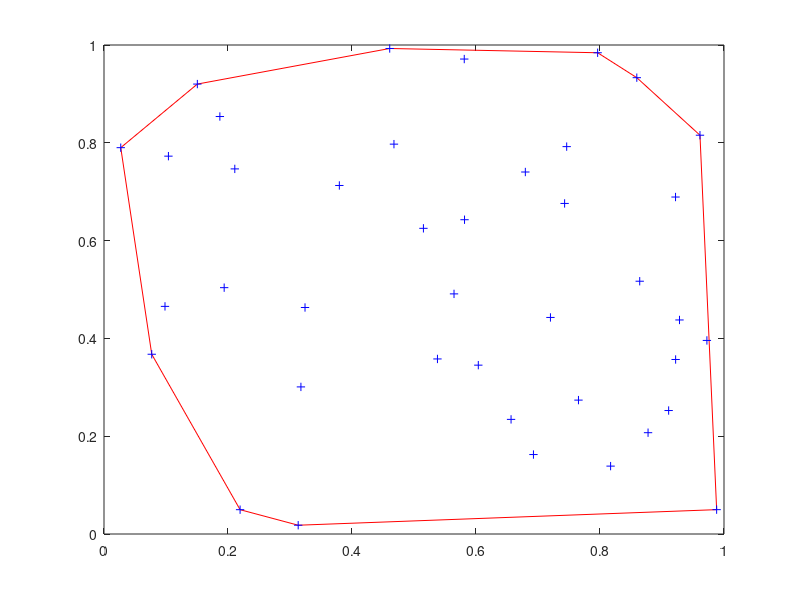

This chart was generated by the following MATLAB code:

X = [0.9282011037264201 0.9612413116659083 0.21095400784477802 0.9724222706758945 0.921816882167342 0.37958329983739314 0.5645422942659607 0.19382380574170577 0.7961919562029716 0.67956496425864 0.5814889982559361 0.6037170458750313 0.3242223360110168 0.7429195674415724 0.4676763379266311 0.8170975073227935 0.10391179553079344 0.5810539782836692 0.4608247531808708 0.15054551140412653 0.7462620473933843 0.7652633557149437 0.7200736059233493 0.09837008107222622 0.5378331243512684 0.9107181321546048 0.8640604345026827 0.3176028093429685 0.9881304810627438 0.1868790553301144 0.692655017332195 0.21949819761313505 0.9219751698989898 0.07699672128890789 0.8775044298565751 0.5151964887792255 0.02701286702161565 0.8593518414432336 0.6565454317684372 0.31320547082795425];
Y = [0.43771225181180984 0.8155159741411896 0.7466443215362543 0.39585058727285793 0.6891064316702239 0.7127158049049159 0.49104149027400146 0.5037697761409146 0.9841548277188291 0.7402794918942845 0.6427103142970154 0.34529849167635307 0.4632000514216007 0.675998295288169 0.7972697362902206 0.138835962284805 0.7726957679313272 0.9712800490834427 0.9928744719241713 0.9201057655382692 0.7921973840021432 0.2738094158685902 0.442851420473634 0.4654813042284476 0.3579957870770051 0.2525151929464097 0.5169324224214921 0.30082158347908317 0.04980047850774272 0.85375114407992 0.16248920967935454 0.04972356388838817 0.3568781942708721 0.3675963878260491 0.2071772918512078 0.6250971458805198 0.7900533784885468 0.9331815857632172 0.23439457201742864 0.01796929120518964];
EX = [0.31320547082795425 0.21949819761313505 0.07699672128890789 0.02701286702161565 0.15054551140412653 0.4608247531808708 0.7961919562029716 0.8593518414432336 0.9612413116659083 0.9881304810627438 0.31320547082795425];
EY = [0.01796929120518964 0.04972356388838817 0.3675963878260491 0.7900533784885468 0.9201057655382692 0.9928744719241713 0.9841548277188291 0.9331815857632172 0.8155159741411896 0.04980047850774272 0.01796929120518964];
plot(EX,EY,"r-",X,Y,"b+");
    
